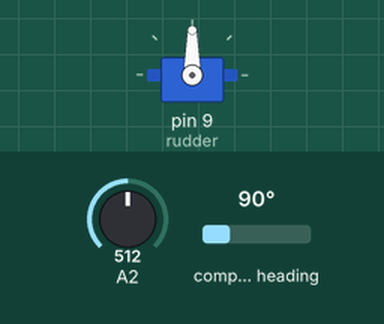
This sketch was run on a simulated Arduino Uno, built with avr-gcc and run on an emulated ATmega328P. On the bench: servo. The test bench sets the inputs (shaded band); at power-on: compass heading 90°, A2 = 512.

Above: at 1.2 s.
1.3 s: compass heading set to 7°
At 1.6 s:
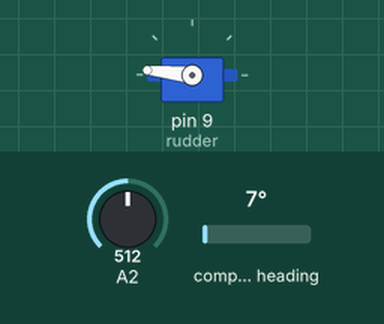
2.8 s: A2 set to 716
At 4.0 s:
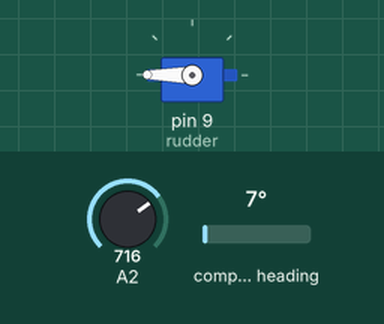
4.3 s: compass heading set to 90°
At 5.1 s:
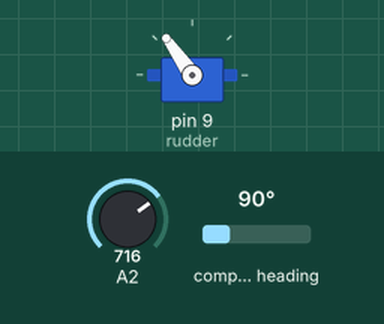
5.8 s: A2 set to 900
At 6.2 s:
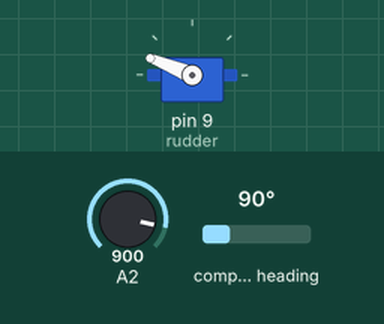
7.3 s: compass heading set to 180°
At 8.5 s:
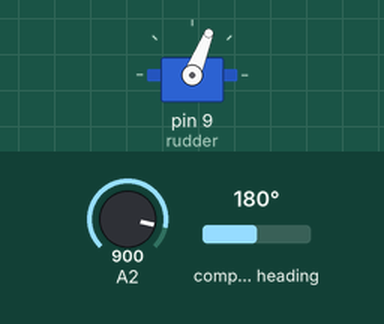
8.8 s: A2 set to 511
At 9.8 s:
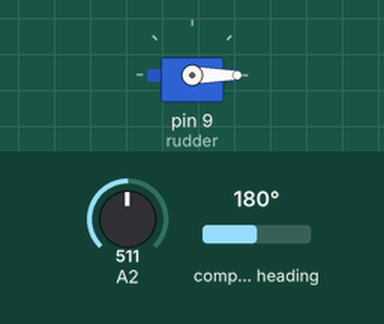
Timing chart, 0 to 11.3 s (numbered marks = the images above; inputs shaded):
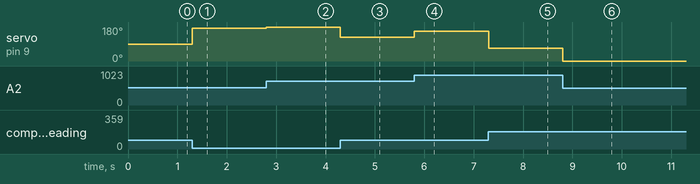

Measured:
- after the input at 1.3 s, servo on pin 9 (rudder): 90° → 174° at once
- after the input at 2.8 s, servo on pin 9 (rudder): 174° → 180° at once
- after the input at 4.3 s, servo on pin 9 (rudder): 180° → 125° at once
- after the input at 5.8 s, servo on pin 9 (rudder): 125° → 158° at once
- after the input at 7.3 s, servo on pin 9 (rudder): 158° → 68° at once
- after the input at 8.8 s, servo on pin 9 (rudder): 68° → 0° at once

The sketch:

07_mia_autopilote_hmc5883l.ino
```cpp
#include <Wire.h>
#include <Servo.h>
#include <HMC5883L.h>

Servo rudder;
HMC5883L compass;

// ---- Ajouté (absent de la capture) ----
void setup() {
  Serial.begin(9600);
  rudder.attach(9);   // broche du servo du safran (à adapter)
  rudder.write(90);   // safran au centre
  while (!compass.begin()) {
    Serial.println("HMC5883L introuvable, vérifier le câblage I2C");
    delay(500);
  }
}
// ---------------------------------------

void loop() {
  int target = map(analogRead(A2), 0, 1023, 0, 180);
  Vector dir = compass.readNormalize();
  int heading = atan2(dir.YAxis, dir.XAxis) * 180 / PI;
  if (heading < 0) heading += 360;

  int error = target - heading;
  if (error > 180) error -= 360;
  if (error < -180) error += 360;

  rudder.write(constrain(90 + error, 0, 180));
}
```
